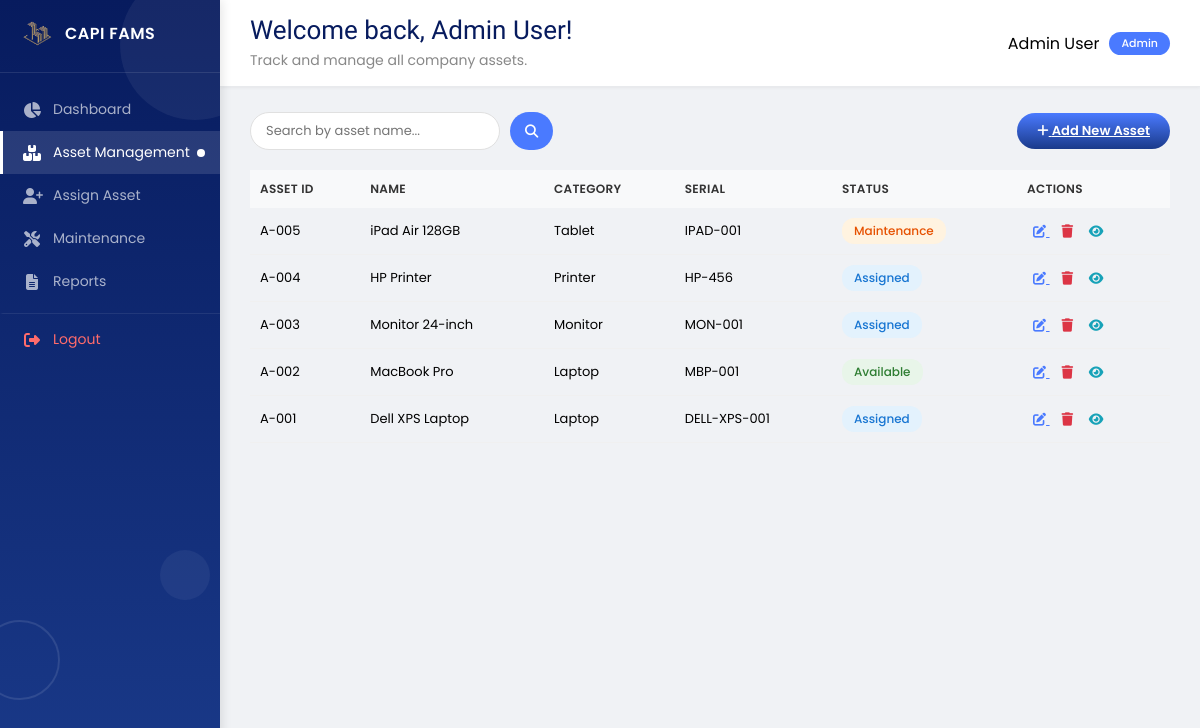
Screenshot of /assets (signed in) with the database file from the repository.
### tables this page shows
CREATE TABLE assets (
        id INTEGER PRIMARY KEY AUTOINCREMENT,
        name TEXT NOT NULL,
        serial TEXT UNIQUE NOT NULL,
        category TEXT,
        assigned_to INTEGER,
        status TEXT DEFAULT 'Available',
        assigned_date DATETIME,
        FOREIGN KEY (assigned_to) REFERENCES users(id)
    );

### fams.py (the view)
@app.route('/assets')
def manage_assets():
    if 'user_id' not in session or session.get('role') != 'admin':
        return redirect(url_for('login_page'))
    assets = Asset.get_all()
    return render_template('assets.html', assets=assets)

### models/asset.py (called while the page is built)
    @staticmethod
    def get_db():
        conn = sqlite3.connect(Config.DATABASE)
        conn.row_factory = sqlite3.Row
        return conn

    @staticmethod
    def get_all():
        conn = Asset.get_db()
        assets = conn.execute(
            'SELECT * FROM assets ORDER BY id DESC'
        ).fetchall()
        conn.close()
        return assets

### templates/assets.html (shortened to what this page needs)
{% extends "base.html" %}
{% block welcome %}
<h1 style="font-family: 'Yeseva One', cursive; font-weight: normal; font-size: 26px; color: #071b5e; margin: 0;">
    Welcome back, {{ session.get('name', 'Admin') }}!
</h1>
<p style="font-size: 14px; color: #888; margin: 5px 0 0 0;">
    Track and manage all company assets.
</p>
{% endblock %}
{% block content %}
<div class="page-header">
    <div class="search-bar">
        <input type="text" placeholder="Search by asset name..." id="searchInput">
        <button onclick="searchAssets()"><i class="fas fa-search"></i></button>
    </div>
    <a href="/assets/add" class="btn-primary">
        <i class="fas fa-plus"></i> Add New Asset
    </a>
</div>
<div class="assets-grid">
    <table class="assets-table">
        <thead>
            <tr>
                <th>Asset ID</th>
                <th>Name</th>
                <th>Category</th>
                <th>Serial</th>
                <th>Status</th>
                <th>Actions</th>
            </tr>
        </thead>
        <tbody>
            {% for asset in assets %}
            <tr>
                <td>A-{{ "%03d"|format(asset.id) }}</td>
                <td>{{ asset.name }}</td>
                <td>{{ asset.category|default('Uncategorized') }}</td>
                <td>{{ asset.serial }}</td>
                <td>
                    <span class="status-badge {{ asset.status|lower }}">
                        {{ asset.status|default('Available') }}
                    </span>
                </td>
                <td>
                    <a href="/assets/edit/{{ asset.id }}" class="btn-small" title="Edit Asset">
                        <i class="fas fa-edit" style="color: #4a7aff;"></i>
                    </a>
                    <form method="POST" action="/assets/delete/{{ asset.id }}" style="display: inline;" onsubmit="return confirmDelete('{{ asset.name }}')">
                        <button type="submit" class="btn-small" style="background: none; border: none; cursor: pointer;" title="Delete Asset">
                            <i class="fas fa-trash" style="color: #dc3545;"></i>
                        </button>
                    </form>
                    <a href="/assets/view/{{ asset.id }}" class="btn-small" title="View Asset">
                        <i class="fas fa-eye" style="color: #17a2b8;"></i>
                    </a>
                </td>
            </tr>
            {% else %}
            <tr>
                <td colspan="6" style="text-align: center; color: #999;">No assets found. Add your first asset!</td>
            </tr>
            {% endfor %}
        </tbody>
    </table>
</div>
{% endblock %}

### static/css/style.css (style rules this page uses)
* { margin: 0; padding: 0; box-sizing: border-box; }
body { font-family: 'Poppins', sans-serif; background: #f0f2f5; display: flex; }
.top-bar h1 { color: #071b5e; font-size: 20px; margin: 0; }
.top-bar p { color: #666; font-size: 13px; margin: 2px 0 0 0; }
.activity-table, .assets-table, .maintenance-table { width: 100%; border-collapse: collapse; font-size: 13px; }
.activity-table th, .assets-table th, .maintenance-table th { text-align: left; padding: 10px 10px; background: #f8f9fa; color: #333; font-weight: 600; font-size: 12px; text-transform: uppercase; letter-spacing: 0.3px; }
.activity-table td, .assets-table td, .maintenance-table td { padding: 10px 10px; border-bottom: 1px solid #f0f0f0; }
.status-badge { padding: 3px 10px; border-radius: 12px; font-size: 11px; font-weight: 500; }
.status-badge.available { background: #e8f5e9; color: #2e7d32; }
.status-badge.assigned { background: #e3f2fd; color: #1976d2; }
.status-badge.maintenance { background: #fff3e0; color: #e65100; }
.btn-primary { background: linear-gradient(180deg, #4a7aff, #1a3a8a); color: white; border: none; padding: 8px 20px; border-radius: 25px; font-weight: 600; cursor: pointer; font-size: 13px; transition: 0.3s; font-family: 'Poppins', sans-serif; }
.btn-small { background: transparent; border: none; color: #4a7aff; cursor: pointer; padding: 4px 6px; }
.page-header { display: flex; justify-content: space-between; align-items: center; margin-bottom: 20px; flex-wrap: wrap; gap: 10px; }
.search-bar { display: flex; gap: 10px; }
.search-bar input { padding: 8px 15px; border: 1.5px solid #e0e0e0; border-radius: 25px; font-size: 13px; width: 250px; font-family: 'Poppins', sans-serif; }
.search-bar button { background: #4a7aff; color: white; border: none; padding: 8px 15px; border-radius: 25px; cursor: pointer; }
.welcome-text h1 { font-family: 'Yeseva One', cursive !important; font-weight: normal !important; font-size: 26px !important; color: #071b5e !important; margin: 0 !important; }
.welcome-text p { font-size: 14px !important; color: #888 !important; margin: 5px 0 0 0 !important; }
.status-badge { padding: 4px 12px; border-radius: 12px; font-size: 12px; font-weight: 500; display: inline-block; }

### rows the page displays
assets: id "005", name "iPad Air 128GB", category "Tablet", serial "IPAD-001", status "Maintenance"
assets: id "004", name "HP Printer", category "Printer", serial "HP-456", status "Assigned"
assets: id "003", name "Monitor 24-inch", category "Monitor", serial "MON-001", status "Assigned"
assets: id "002", name "MacBook Pro", category "Laptop", serial "MBP-001", status "Available"
assets: id "001", name "Dell XPS Laptop", category "Laptop", serial "DELL-XPS-001", status "Assigned"

### other values shown
{{ session.get('name', 'Admin') }} "Admin User"
{{ session.get('name', 'User') }} "Admin User"
{{ session.get('role', 'staff')|title }} "Admin"
